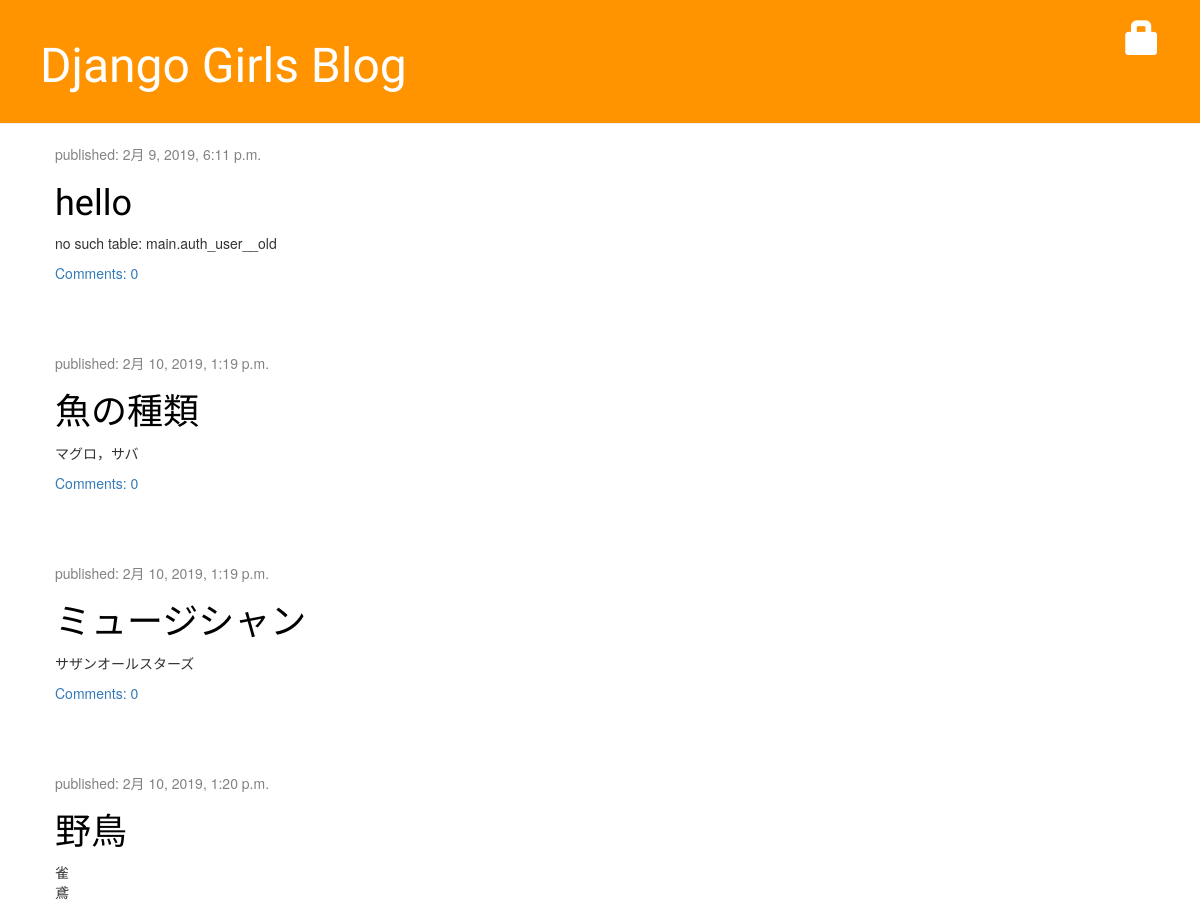
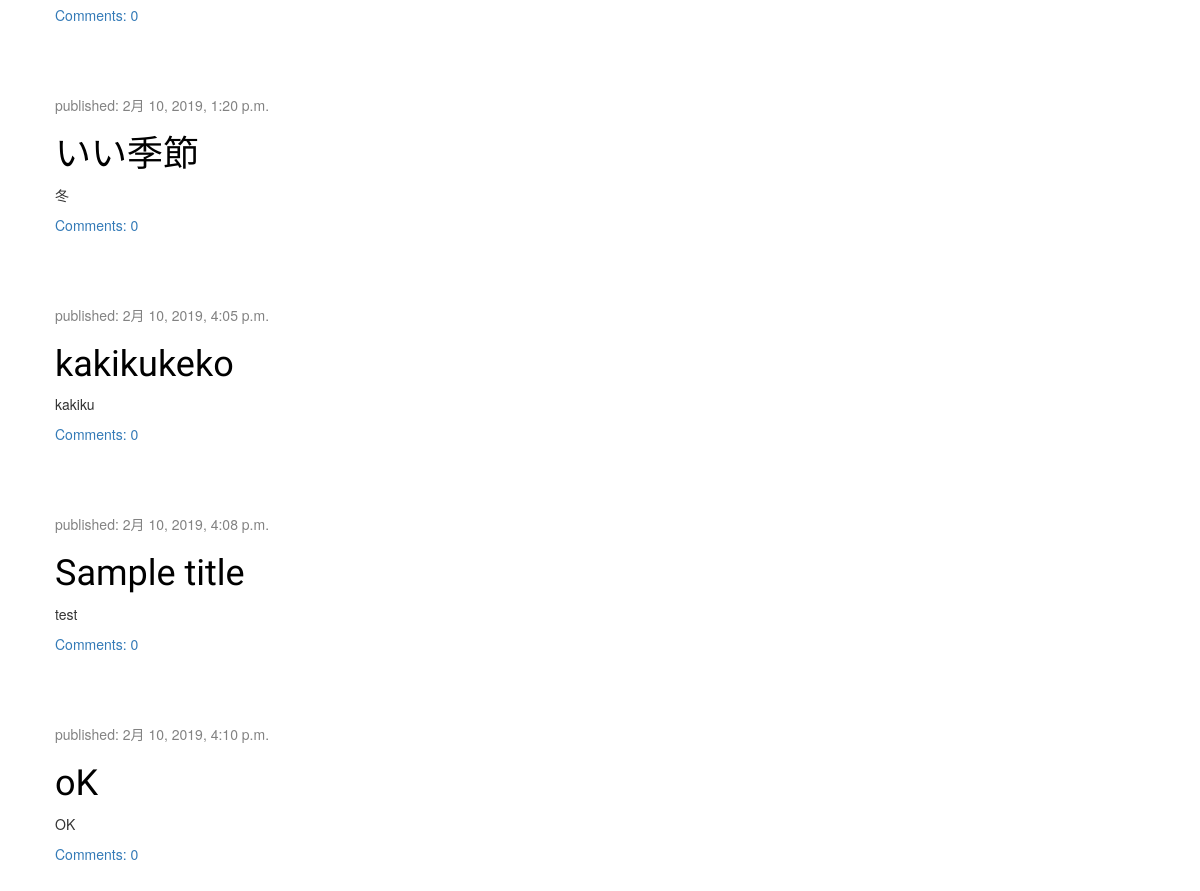
/, run on an earlier commit of the app's database (2 pictures, top to bottom).
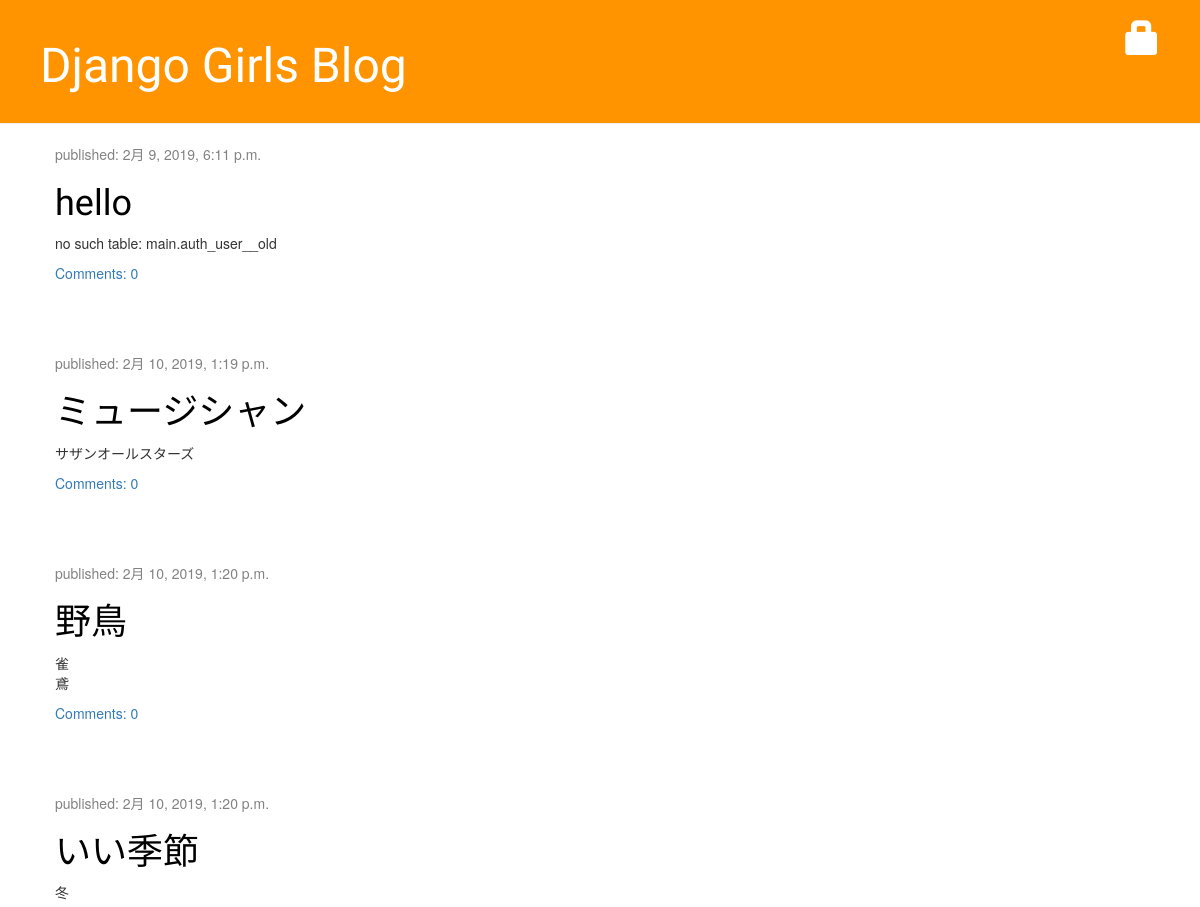
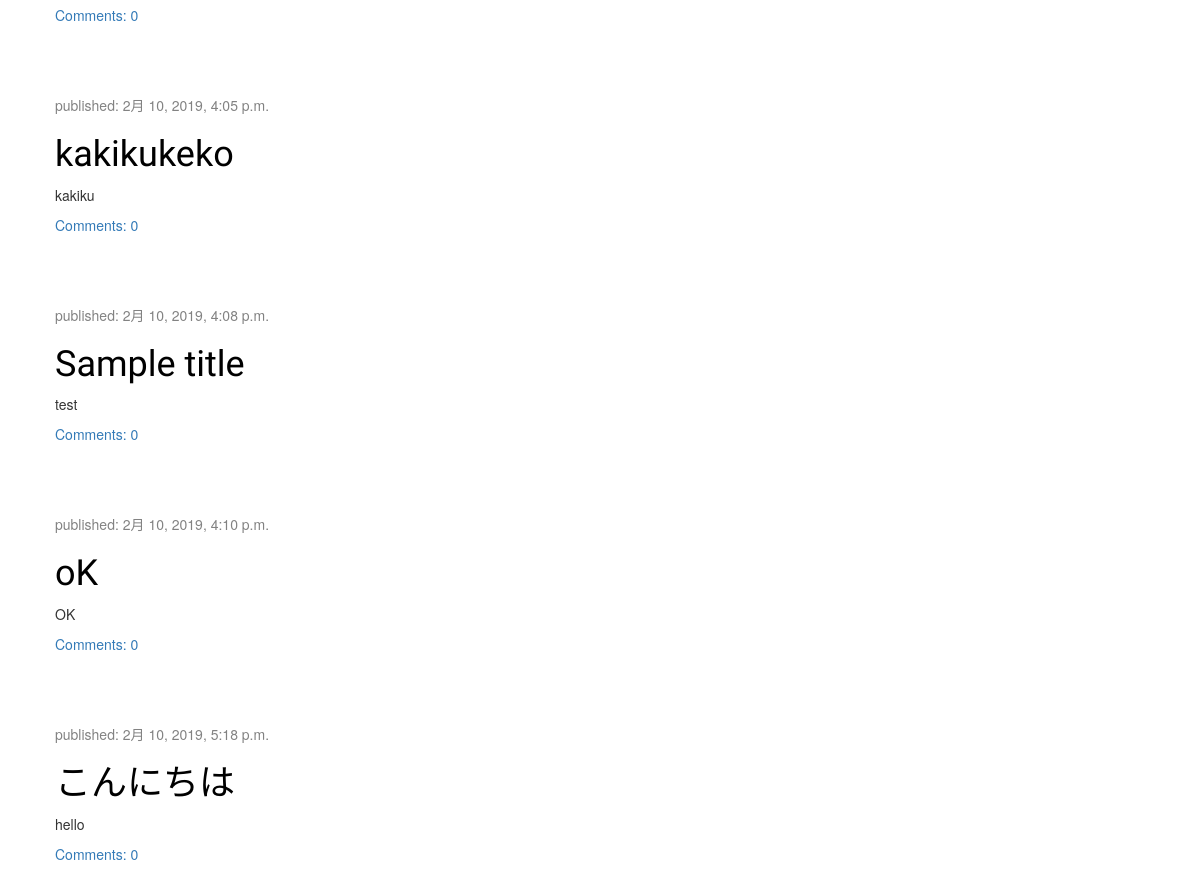
And on a later commit of the database (2 pictures, top to bottom).
### blog/models.py (models this page shows, shortened)
class Post(models.Model):
    author = models.ForeignKey('auth.User', on_delete=models.CASCADE)
    title = models.CharField(max_length=200)
    text = models.TextField()
    created_date = models.DateTimeField(
            default=timezone.now)
    published_date = models.DateTimeField(
            blank=True, null=True)
    def approved_comments(self):
        return self.comments.filter(approved_comment=True)

### blog/views.py (the view)
# urls.py: path('', views.post_list, name='post_list'),
def post_list(request):
    posts = Post.objects.filter(published_date__lte=timezone.now()).order_by('published_date')
    return render(request, 'blog/post_list.html', {'posts': posts})

### blog/templates/blog/post_list.html
{% extends 'blog/base.html' %}
{% block content %}
{% for post in posts %}
    <div class="post">
        <div class="date">
            <p>published: {{ post.published_date }}</p>
        </div>
        <h1><a href="{% url 'post_detail' pk=post.pk %}">{{ post.title }}</a></h1>
        <p>{{ post.text|linebreaksbr }}</p>
        <a href="{% url 'post_detail' pk=post.pk %}">Comments: {{ post.approved_comments.count }}</a>
    </div>
{% endfor %}
{% endblock %}

What changed in the data, as far as the page shows it:
removed Post: published_date "2月 10, 2019, 1:19 p.m.", title "魚の種類", text "マグロ，サバ", approved_comments.count "0"
added Post: published_date "2月 10, 2019, 5:18 p.m.", title "こんにちは", text "hello", approved_comments.count "0"
